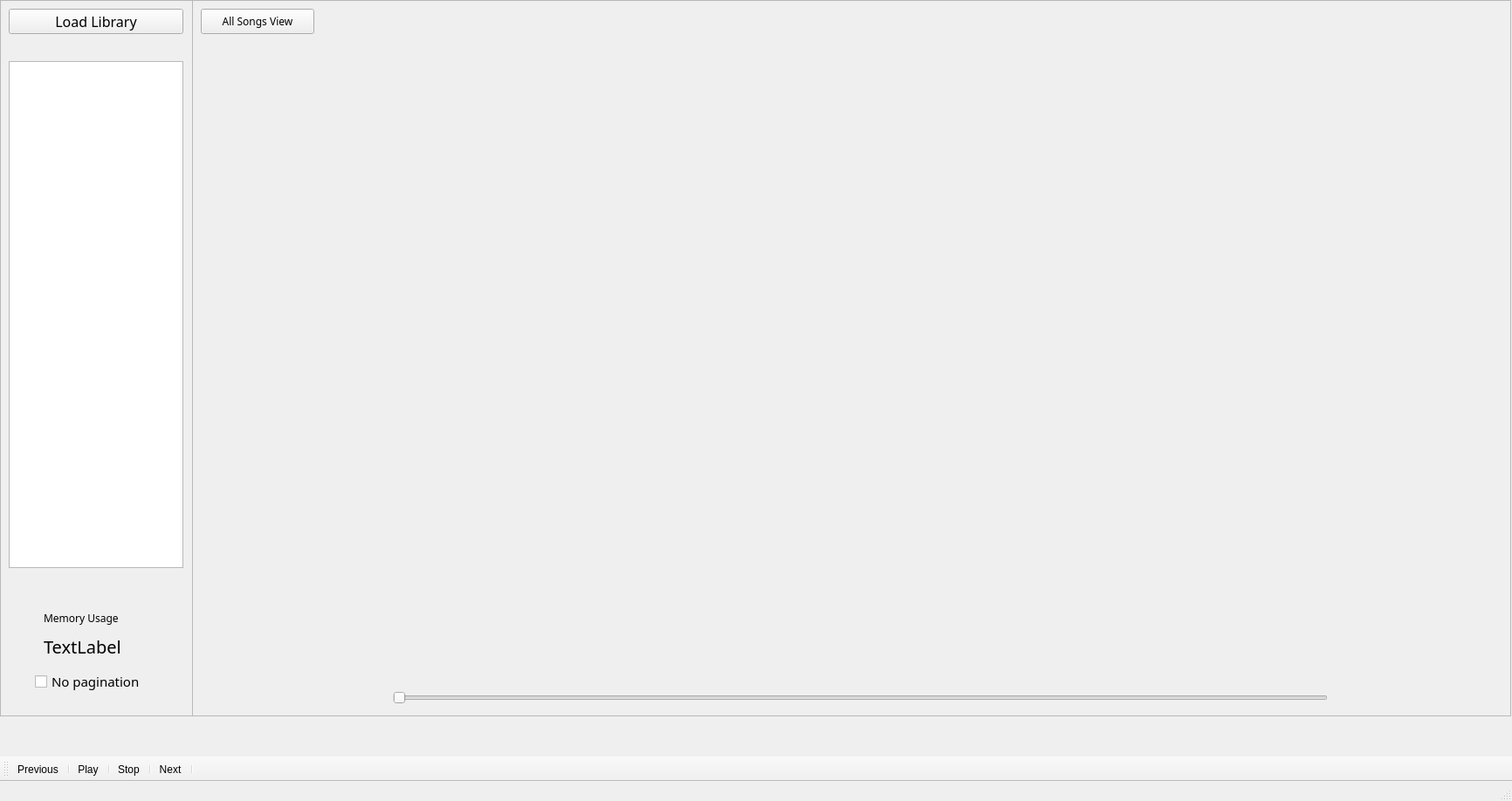
<?xml version="1.0" encoding="UTF-8"?>
<ui version="4.0">
 <class>MainWindow</class>
 <widget class="QMainWindow" name="MainWindow">
  <property name="geometry">
   <rect>
    <x>0</x>
    <y>0</y>
    <width>1732</width>
    <height>918</height>
   </rect>
  </property>
  <property name="windowTitle">
   <string>MainWindow</string>
  </property>
  <widget class="QWidget" name="centralwidget">
   <widget class="QFrame" name="frame">
    <property name="geometry">
     <rect>
      <x>220</x>
      <y>0</y>
      <width>1511</width>
      <height>821</height>
     </rect>
    </property>
    <property name="frameShape">
     <enum>QFrame::StyledPanel</enum>
    </property>
    <property name="frameShadow">
     <enum>QFrame::Raised</enum>
    </property>
    <widget class="QSlider" name="horizontalSlider">
     <property name="geometry">
      <rect>
       <x>230</x>
       <y>790</y>
       <width>1071</width>
       <height>20</height>
      </rect>
     </property>
     <property name="orientation">
      <enum>Qt::Horizontal</enum>
     </property>
    </widget>
    <widget class="QPushButton" name="SongsView_Button">
     <property name="geometry">
      <rect>
       <x>10</x>
       <y>10</y>
       <width>130</width>
       <height>29</height>
      </rect>
     </property>
     <property name="font">
      <font>
       <family>Tlwg Typewriter</family>
      </font>
     </property>
     <property name="text">
      <string>All Songs View</string>
     </property>
    </widget>
   </widget>
   <widget class="QFrame" name="frame_2">
    <property name="geometry">
     <rect>
      <x>0</x>
      <y>0</y>
      <width>221</width>
      <height>821</height>
     </rect>
    </property>
    <property name="frameShape">
     <enum>QFrame::StyledPanel</enum>
    </property>
    <property name="frameShadow">
     <enum>QFrame::Raised</enum>
    </property>
    <widget class="QCheckBox" name="checkBox">
     <property name="geometry">
      <rect>
       <x>40</x>
       <y>770</y>
       <width>151</width>
       <height>22</height>
      </rect>
     </property>
     <property name="font">
      <font>
       <family>Tlwg Mono</family>
       <pointsize>11</pointsize>
      </font>
     </property>
     <property name="text">
      <string>No pagination</string>
     </property>
    </widget>
    <widget class="QPushButton" name="pushButton">
     <property name="geometry">
      <rect>
       <x>10</x>
       <y>10</y>
       <width>200</width>
       <height>29</height>
      </rect>
     </property>
     <property name="font">
      <font>
       <family>Tlwg Typist</family>
       <pointsize>12</pointsize>
      </font>
     </property>
     <property name="text">
      <string>Load Library</string>
     </property>
    </widget>
    <widget class="QListView" name="listView">
     <property name="geometry">
      <rect>
       <x>10</x>
       <y>70</y>
       <width>200</width>
       <height>581</height>
      </rect>
     </property>
    </widget>
    <widget class="QLabel" name="label">
     <property name="geometry">
      <rect>
       <x>50</x>
       <y>700</y>
       <width>101</width>
       <height>16</height>
      </rect>
     </property>
     <property name="font">
      <font>
       <family>Tlwg Mono</family>
      </font>
     </property>
     <property name="text">
      <string>Memory Usage</string>
     </property>
    </widget>
    <widget class="QLabel" name="Memory_Label">
     <property name="geometry">
      <rect>
       <x>50</x>
       <y>730</y>
       <width>131</width>
       <height>21</height>
      </rect>
     </property>
     <property name="font">
      <font>
       <family>Tlwg Typist</family>
       <pointsize>15</pointsize>
       <italic>false</italic>
      </font>
     </property>
     <property name="text">
      <string>TextLabel</string>
     </property>
    </widget>
   </widget>
  </widget>
  <widget class="QMenuBar" name="menubar">
   <property name="geometry">
    <rect>
     <x>0</x>
     <y>0</y>
     <width>1732</width>
     <height>21</height>
    </rect>
   </property>
  </widget>
  <widget class="QStatusBar" name="statusbar"/>
  <widget class="QToolBar" name="toolBar">
   <property name="sizePolicy">
    <sizepolicy hsizetype="Preferred" vsizetype="Fixed">
     <horstretch>0</horstretch>
     <verstretch>0</verstretch>
    </sizepolicy>
   </property>
   <property name="windowTitle">
    <string>toolBar</string>
   </property>
   <attribute name="toolBarArea">
    <enum>BottomToolBarArea</enum>
   </attribute>
   <attribute name="toolBarBreak">
    <bool>false</bool>
   </attribute>
   <addaction name="actionPrevious"/>
   <addaction name="separator"/>
   <addaction name="actionPlay"/>
   <addaction name="separator"/>
   <addaction name="actionStop"/>
   <addaction name="separator"/>
   <addaction name="actionNext"/>
   <addaction name="separator"/>
  </widget>
  <action name="actionPlay">
   <property name="icon">
    <iconset resource="resources.qrc">
     <normaloff>:/images/relicons/PlayButton_</normaloff>:/images/relicons/PlayButton_</iconset>
   </property>
   <property name="text">
    <string>Play</string>
   </property>
   <property name="toolTip">
    <string>Play a song</string>
   </property>
   <property name="font">
    <font/>
   </property>
  </action>
  <action name="actionStop">
   <property name="icon">
    <iconset resource="resources.qrc">
     <normaloff>:/images/relicons/StopButton_</normaloff>:/images/relicons/StopButton_</iconset>
   </property>
   <property name="text">
    <string>Stop</string>
   </property>
   <property name="toolTip">
    <string>Stop a song</string>
   </property>
  </action>
  <action name="actionNext">
   <property name="icon">
    <iconset resource="resources.qrc">
     <normaloff>:/images/relicons/NextButton_</normaloff>:/images/relicons/NextButton_</iconset>
   </property>
   <property name="text">
    <string>Next</string>
   </property>
   <property name="toolTip">
    <string>Go to the next song</string>
   </property>
  </action>
  <action name="actionPrevious">
   <property name="icon">
    <iconset resource="resources.qrc">
     <normaloff>:/images/relicons/PreviousButton_</normaloff>:/images/relicons/PreviousButton_</iconset>
   </property>
   <property name="text">
    <string>Previous</string>
   </property>
   <property name="toolTip">
    <string>Go to the previous song</string>
   </property>
  </action>
 </widget>
 <resources>
  <include location="resources.qrc"/>
 </resources>
 <connections/>
</ui>
